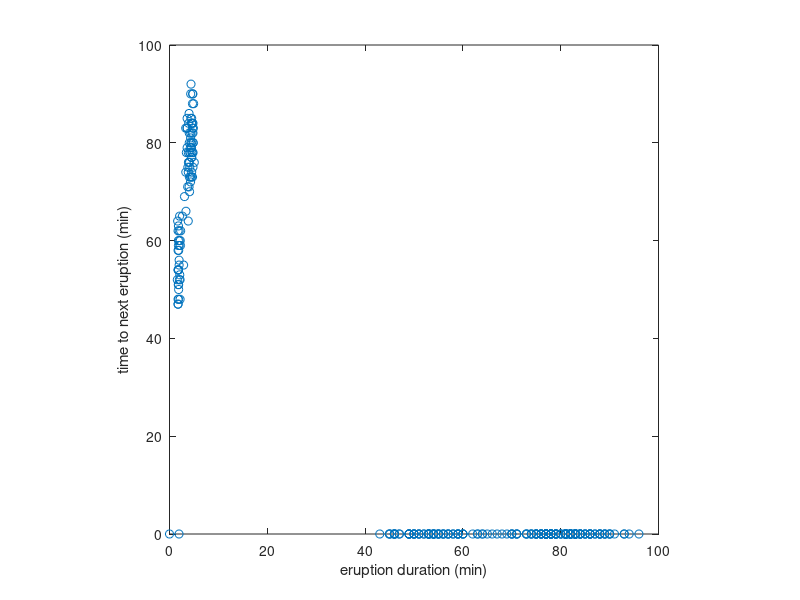

MATLAB code to generate this figure: (Note: this script raises an error after producing the figure.)
% Assignment 2: Question 1
% COSC380
% Author: Christian Caburian
% Date 14/08/17

% Load and Initialize Data
data = dlmread('old_faithful.dat', '\t', 26, 0);
x1 = data(:,2); x2 = data(:,3);
range1 = max(x1)-min(x1); 
range2 = max(x2)-min(x2); 
X = data(:,2:3);
N = length(X);
K = 2; % K > 2 also seems to work.
D = 2;

% Contour Plot variables
g1 = linspace(min(x1),max(x1));
g2 = linspace(min(x2),max(x2));
[G1, G2] = meshgrid(g1, g2);
G = [G1(:) G2(:)]; 

% Initial MU, SIGMA and PI
MU = zeros(K,D);
SIGMA = zeros(D,D,K);
PI = zeros(K,1);
for j = 1:K    
    m1 = min(x1) + range1*rand;
    m2 = min(x2) + range2*rand;
    MU(j,:) = [ m1 m2 ];
  
    s1 = range1/range2;
    s2 = range2/range1;
    SIGMA(:,:,j) = [ s1 0 ; 0 s2 ].*rand;
    
    if j ~= K
        PI(j,:) = (1-sum(PI))*rand;
    else
        PI(j,:) = 1-sum(PI);
    end
end

% EM algorithm
old_MU = zeros(K, D);
t_count = 0;
fig = 1;
% Initialize responsibilities.
respnum = zeros(1, K); % numerator for r
resp = zeros(N,K);
while (sum(sum(abs(MU - old_MU))) > 1e-2)    

    % Optional: Plot the state of the algorithm
%     t_count = t_count + 1;  
%     if t_count == 1 || t_count == 2 ...
%             || t_count == 3 || t_count == 15 ...
%             || t_count == 30 || t_count == 60
%         % Scatter Plot
%         figure(fig); clf;
%         scatter(x1, x2); axis square; box on
%         xlabel('eruption duration (min)'); 
%         ylabel('time to next eruption (min)');
% 
%         % Contour Plot
%         for j = 1:K
%             g = mvnpdf( G, MU(j,:), SIGMA(:,:,j));   
%             res = reshape(g, length(g1), length(g2));
%             figure(fig); hold on
%             contour(G1, G2, res);
%         end
%         fig = fig + 1;
%     end
           
    % E step
    for n = 1:N
        for j = 1:K
            f = mvnpdf( X(n,:), MU(j,:), SIGMA(:,:,j));    
            respnum(j) = PI(j,:)*f;
        end
        respden = sum(respnum);
        for j = 1:K
            resp(n,j) = respnum(j)/respden;
        end        
    end
     
    % M step    
     old_MU = MU;
     old_SIGMA = SIGMA;
     old_PI = PI;
    for j = 1:K        
        Nk = sum(resp(:,j));
        
        % new MU
        MU(j,:) = resp(:,j)'*X./Nk;
        
        % new SIG
        V = zeros(2, N);
        for i = 1:N
            V(:,i) = X(i,:) - mean(X);
        end
        Vresp = V.*resp(:,j)';
        % 2x272 double "V" should have each element
        % multiplied by 1x272 double "resp(:,j)",
        % resulting in 2x272 double.
        
        VrespVT = Vresp*V'; 
        % 2x2 matrix results from cross product
        % of prev result and its transpose.
        
        SIGMA(:,:,j) = VrespVT./Nk;
        % 2x2 matrix is divided by Nk to give the cov
        % matrix for the current K-gaussian.
        
        % new PI
        PI(j,:) = Nk/N;
    end
end % while end

% Final Plot
% Scatter Plot
figure(fig); clf;
scatter(x1, x2); axis square; box on
xlabel('eruption duration (min)'); 
ylabel('time to next eruption (min)');

% Contour Plot
for j = 1:K
    g = mvnpdf( G, MU(j,:), SIGMA(:,:,j));   
    res = reshape(g, length(g1), length(g2));
    figure(fig); hold on
    contour(G1, G2, res);
end 